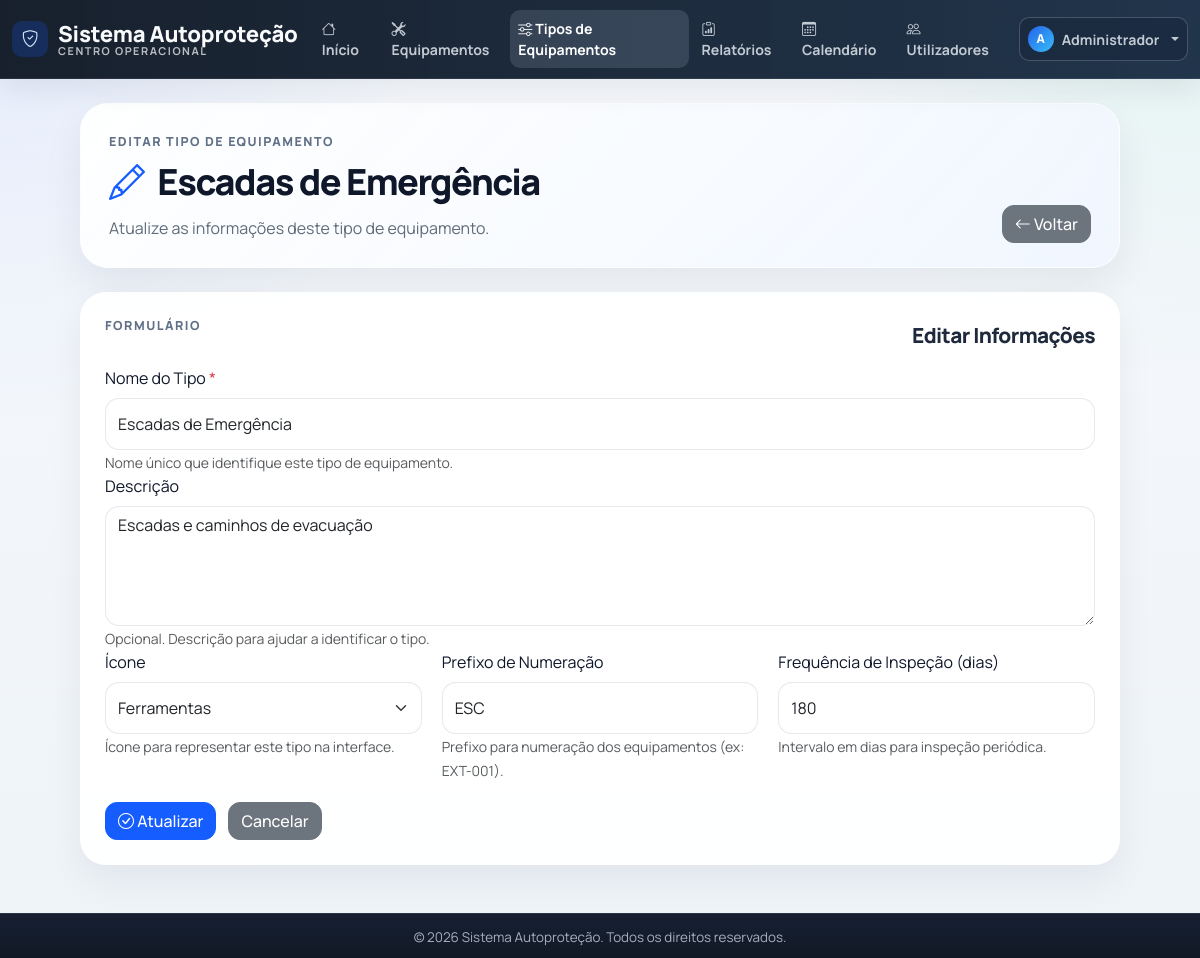
Screenshot of /index.php?controler=tipo_equipamento&acao=editar&id=5 (signed in) with the database file from the repository.
### tables this page shows
CREATE TABLE IF NOT EXISTS tipos_equipamentos (
    id INT AUTO_INCREMENT PRIMARY KEY,
    nome VARCHAR(100) NOT NULL,
    descricao TEXT,
    icone VARCHAR(50),
    prefixo_numeracao VARCHAR(20) COMMENT 'Prefixo para numeração dos equipamentos, ex: EXT, HID, LUM',
    proximo_numero INT DEFAULT 1 COMMENT 'Próximo número sequencial do tipo de equipamento',
    frequencia_inspecao INT COMMENT 'Frequência em dias',
    ativo BOOLEAN DEFAULT TRUE,
    data_criacao TIMESTAMP DEFAULT CURRENT_TIMESTAMP,
    UNIQUE KEY uk_tipo_nome (nome),
    INDEX idx_ativo (ativo)
);

### app/core/View.php (called while the page is built, shortened)
<?php
class View {
    public static function render($view, array $data = []) {
        $viewPath = APP_PATH . DIRECTORY_SEPARATOR . 'views' . DIRECTORY_SEPARATOR . str_replace('/', DIRECTORY_SEPARATOR, $view) . '.php';
        extract($data, EXTR_SKIP);
        require $viewPath;
        require APP_PATH . DIRECTORY_SEPARATOR . 'views' . DIRECTORY_SEPARATOR . 'layouts' . DIRECTORY_SEPARATOR . 'main.php';
    }
}

### app/core/Controller.php (called while the page is built, shortened)
<?php
abstract class Controller {
    protected function render($view, array $data = []) {
        View::render($view, $data);
    }
}

### app/controllers/TipoEquipamentoController.php (called while the page is built, shortened)
<?php
class TipoEquipamentoController extends Controller {
    private $tipoEquipamento;
    public function __construct() {
        $this->tipoEquipamento = new TipoEquipamento();
    }
    public function editar($id) {
        $tipo = $this->tipoEquipamento->getById($id);
        $this->render('tipos_equipamentos/editar', compact('tipo'));
    }
}

### app/core/Application.php (called while the page is built, shortened)
<?php
class Application {
    public function run() {
        $router = new Router();
        $route = $router->resolve($_GET);
        $this->dispatch($route);
    }
    private function registerAutoloader() {
        spl_autoload_register(function ($class) {
            $directories = [
                APP_PATH . DIRECTORY_SEPARATOR . 'core',
                APP_PATH . DIRECTORY_SEPARATOR . 'models',
                APP_PATH . DIRECTORY_SEPARATOR . 'controllers',
            ];
            foreach ($directories as $directory) {
                $file = $directory . DIRECTORY_SEPARATOR . $class . '.php';
                if (file_exists($file)) {
                    return;
                }
            }
        });
    }
    private function dispatch($route) {
        try {
            $controller = new $route['controller']();
            call_user_func_array([$controller, $route['action']], $route['params']);
        } catch (Throwable $exception) {
            $this->handleException($exception);
        }
    }
}

### public/index.php (called while the page is built)
<?php
require_once dirname(__DIR__) . DIRECTORY_SEPARATOR . 'app' . DIRECTORY_SEPARATOR . 'core' . DIRECTORY_SEPARATOR . 'Application.php';
$application = new Application();
$application->run();

### app/models/TipoEquipamento.php (called while the page is built, shortened)
<?php
class TipoEquipamento {
    private $db;
    private $table = 'tipos_equipamentos';
    public function __construct() {
        $this->db = new Database();
    }
    public function getById($id) {
        $id = (int)$id;
        $query = "SELECT * FROM {$this->table} WHERE id = {$id}";
        $resultado = $this->db->query($query);
        if ($resultado && $resultado->num_rows > 0) {
            return $resultado->fetch_assoc();
        }
        return null;
    }
}

### app/models/Database.php (called while the page is built, shortened)
<?php
class Database {
    private $conexao;
    private $host;
    private $port;
    private $user;
    private $password;
    private $dbname;
    public function __construct() {
        $config = require CONFIG_PATH . DIRECTORY_SEPARATOR . 'database.php';
        $this->host = $config['host'];
        $this->port = $config['port'] ?? 3306;
        $this->user = $config['user'];
        $this->password = $config['password'];
        $this->dbname = $config['dbname'];
    }
    private function conectar() {
        try {
            $connection = new mysqli(
                $this->host,
                $this->user,
                $this->password,
                $this->dbname,
                (int)$this->port
            );
            $connection->set_charset("utf8mb4");
            $this->conexao = $connection;
        } catch (Exception $e) {
            die('Erro de conexão com a base de dados: ' . $e->getMessage());
        }
    }
    public function query($query) {
        return $this->conexao->query($query);
    }
}

### app/views/tipos_equipamentos/editar.php (the view, shortened to what this page needs)
<?php
$tipo = $tipo ?? [];
$icones = [
    'bi-tools' => 'Ferramentas',
    'bi-shield-check' => 'Escudo',
    'bi-lightning-charge' => 'Eletricidade',
    'bi-droplet' => 'Água/Hidráulica',
    'bi-fire' => 'Fogo',
    'bi-door-closed' => 'Portas',
    'bi-sliders' => 'Controles',
    'bi-gear' => 'Engrenagens',
    'bi-box-seam' => 'Caixa',
    'bi-lamp' => 'Iluminação',
    'bi-badge-ad' => 'Sinalização',
    'bi-alarm' => 'Alarme'
];
?>
<section class="page-shell page-shell--narrow tipo-equipamento-editar-page">
    <header class="page-hero compact">
        <div>
            <span class="page-hero__eyebrow">Editar Tipo de Equipamento</span>
            <h1><i class="bi bi-pencil"></i> <?php echo htmlspecialchars($tipo['nome'] ?? '', ENT_QUOTES, 'UTF-8'); ?></h1>
            <p>Atualize as informações deste tipo de equipamento.</p>
        </div>
        <div class="page-hero__actions">
            <a href="index.php?controler=tipo_equipamento&acao=ver&id=<?php echo (int)$tipo['id']; ?>" class="btn btn-secondary">
                <i class="bi bi-arrow-left"></i>
                Voltar
            </a>
        </div>
    </header>
    <section class="panel-surface">
        <div class="panel-surface__header">
            <span class="panel-surface__eyebrow">Formulário</span>
            <h2>Editar Informações</h2>
        </div>
        <form method="POST" action="index.php?controler=tipo_equipamento&acao=atualizar&id=<?php echo (int)$tipo['id']; ?>" class="modern-form">
            <div class="form-group">
                <label for="nome" class="form-label">Nome do Tipo <span class="required">*</span></label>
                <input type="text" id="nome" name="nome" class="form-control"
                    value="<?php echo htmlspecialchars($tipo['nome'] ?? '', ENT_QUOTES, 'UTF-8'); ?>"
                    placeholder="Ex.: Extintores, Sprinklers, Portas corta-fogo" required>
                <small class="form-text">Nome único que identifique este tipo de equipamento.</small>
            </div>
            <div class="form-group">
                <label for="descricao" class="form-label">Descrição</label>
                <textarea id="descricao" name="descricao" class="form-control" rows="4"
                    placeholder="Descrição detalhada do tipo de equipamento..."><?php echo htmlspecialchars($tipo['descricao'] ?? '', ENT_QUOTES, 'UTF-8'); ?></textarea>
                <small class="form-text">Opcional. Descrição para ajudar a identificar o tipo.</small>
            </div>
            <div class="form-row">
                <div class="form-group" style="flex: 1;">
                    <label for="icone" class="form-label">Ícone</label>
                    <select id="icone" name="icone" class="form-select">
                        <?php foreach ($icones as $valor => $label): ?>
                            <option value="<?php echo htmlspecialchars($valor, ENT_QUOTES, 'UTF-8'); ?>"
                                <?php echo ($tipo['icone'] ?? 'bi-tools') === $valor ? 'selected' : ''; ?>>
                                <?php echo htmlspecialchars($label, ENT_QUOTES, 'UTF-8'); ?>
                            </option>
                        <?php endforeach; ?>
                    </select>
                    <small class="form-text">Ícone para representar este tipo na interface.</small>
                </div>
                <div class="form-group" style="flex: 1;">
                    <label for="prefixo_numeracao" class="form-label">Prefixo de Numeração</label>
                    <input type="text" id="prefixo_numeracao" name="prefixo_numeracao" class="form-control"
                        value="<?php echo htmlspecialchars($tipo['prefixo_numeracao'] ?? '', ENT_QUOTES, 'UTF-8'); ?>"
                        placeholder="Ex.: EXT, SPRK, POR" maxlength="20">
                    <small class="form-text">Prefixo para numeração dos equipamentos (ex: EXT-001).</small>
                </div>
                <div class="form-group" style="flex: 1;">
                    <label for="frequencia_inspecao" class="form-label">Frequência de Inspeção (dias)</label>
                    <input type="number" id="frequencia_inspecao" name="frequencia_inspecao" class="form-control"
                        value="<?php echo (int)($tipo['frequencia_inspecao'] ?? 0) > 0 ? (int)$tipo['frequencia_inspecao'] : ''; ?>"
                        placeholder="Ex.: 365" min="1">
                    <small class="form-text">Intervalo em dias para inspeção periódica.</small>
                </div>
            </div>
            <div style="display: flex; gap: 12px; margin-top: 20px;">
                <button type="submit" class="btn btn-primary">
                    <i class="bi bi-check-circle"></i>
                    Atualizar
                </button>
                <a href="index.php?controler=tipo_equipamento&acao=ver&id=<?php echo (int)$tipo['id']; ?>" class="btn btn-secondary">
                    Cancelar
                </a>
            </div>
        </form>
    </section>
</section>

### public/css/style.css (style rules this page uses)
:root { --color-primary: #165dff; --color-secondary: #6c757d; --color-success: #198754; --color-danger: #dc3545; --color-warning: #ffc107; --color-info: #0dcaf0; --surface-0: #f4f7fb; --surface-1: #ffffff; --surface-2: #eef3fb; --text-strong: #0f172a; --text-soft: #5f6b7a; --stroke-soft: rgba(22, 93, 255, 0.08); }
body { background: radial-gradient(circle at top left, rgba(22, 93, 255, 0.08), transparent 28%), radial-gradient(circle at top right, rgba(16, 185, 129, 0.08), transparent 25%), linear-gradient(180deg, #f7f9fc 0%, #eef3f8 100%); color: var(--text-strong); font-family: 'Manrope', 'Segoe UI', Tahoma, Geneva, Verdana, sans-serif; }
.btn { border-radius: 12px; font-weight: 500; transition: all .2s; }
.btn-primary { background-color: var(--color-primary); border-color: var(--color-primary); }
h1 { color: var(--text-strong); font-weight: 700; margin-bottom: 30px; border-bottom: none; padding-bottom: 0; }
h2 { color: #1e293b; font-weight: 600; }
.page-shell { display: grid; gap: 24px; }
.page-shell--narrow { max-width: 1040px; margin: 0 auto; }
.page-hero { display: flex; align-items: flex-end; justify-content: space-between; gap: 20px; padding: 28px 30px; border-radius: 28px; background: linear-gradient(135deg, rgba(255, 255, 255, 0.95), rgba(240, 246, 255, 0.9)); border: 1px solid rgba(255, 255, 255, 0.7); box-shadow: 0 18px 40px rgba(15, 23, 42, 0.07); }
.page-hero.compact { padding: 24px 28px; }
.page-hero h1 { margin: 8px 0 12px; font-size: clamp(1.9rem, 3vw, 2.8rem); font-weight: 800; letter-spacing: -0.04em; }
.page-hero h1 i { color: #165dff; margin-right: 8px; }
.page-hero p { margin: 0; max-width: 700px; color: var(--text-soft); line-height: 1.7; }
.page-hero__eyebrow, .panel-surface__eyebrow { display: inline-block; font-size: 0.78rem; font-weight: 800; letter-spacing: 0.12em; text-transform: uppercase; color: #607086; }
.page-hero__actions { display: flex; flex-wrap: wrap; gap: 12px; }
.panel-surface { padding: 24px; border-radius: 26px; background: rgba(255, 255, 255, 0.94); border: 1px solid rgba(255, 255, 255, 0.72); box-shadow: 0 16px 36px rgba(15, 23, 42, 0.06); }
.panel-surface__header { display: flex; align-items: flex-start; justify-content: space-between; gap: 14px; margin-bottom: 18px; }
.panel-surface__header h2 { margin: 6px 0 0; font-size: 1.3rem; font-weight: 800; letter-spacing: -0.03em; }
.modern-form .form-control, .modern-form .form-select { min-height: 52px; border-radius: 14px; border: 1px solid rgba(148, 163, 184, 0.24); box-shadow: none; }
.modern-form textarea.form-control { min-height: 120px; }

### app/views/tipos_equipamentos/editar.php (style rules this page uses)
.required { color: #dc3545; }
.form-row { display: grid; grid-template-columns: repeat(auto-fit, minmax(150px, 1fr)); gap: 20px; }

### rows the page displays
tipos_equipamentos: nome "Escadas de Emergência", descricao "Escadas e caminhos de evacuação", icone "Ferramentas", prefixo_numeracao "ESC", frequencia_inspecao "180"

### other values shown
APP_NAME "Sistema Autoproteção"
$inicialUtilizador "A"
$nomeUtilizador "Administrador"
